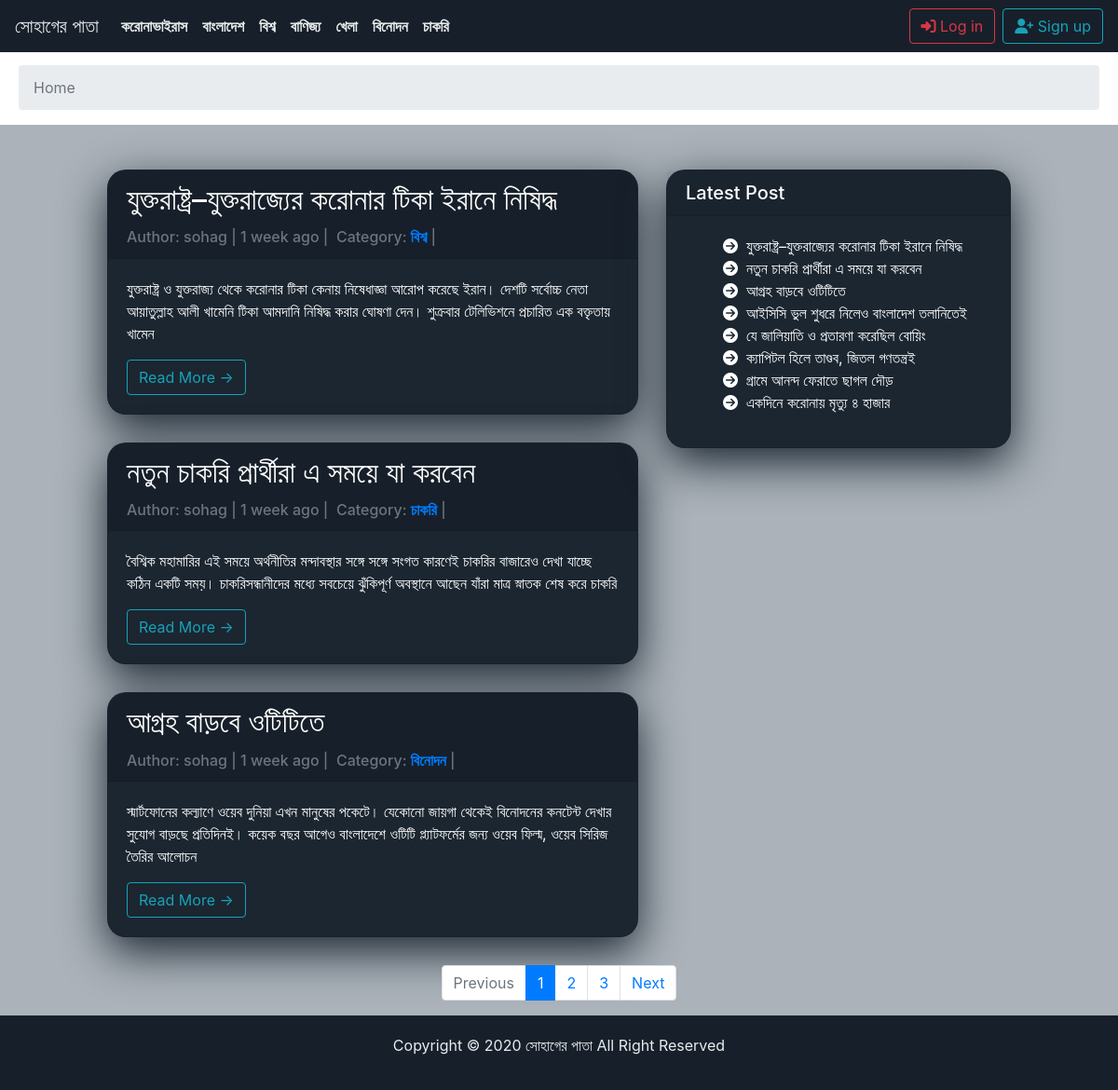
/, run on an earlier commit of the app's database.
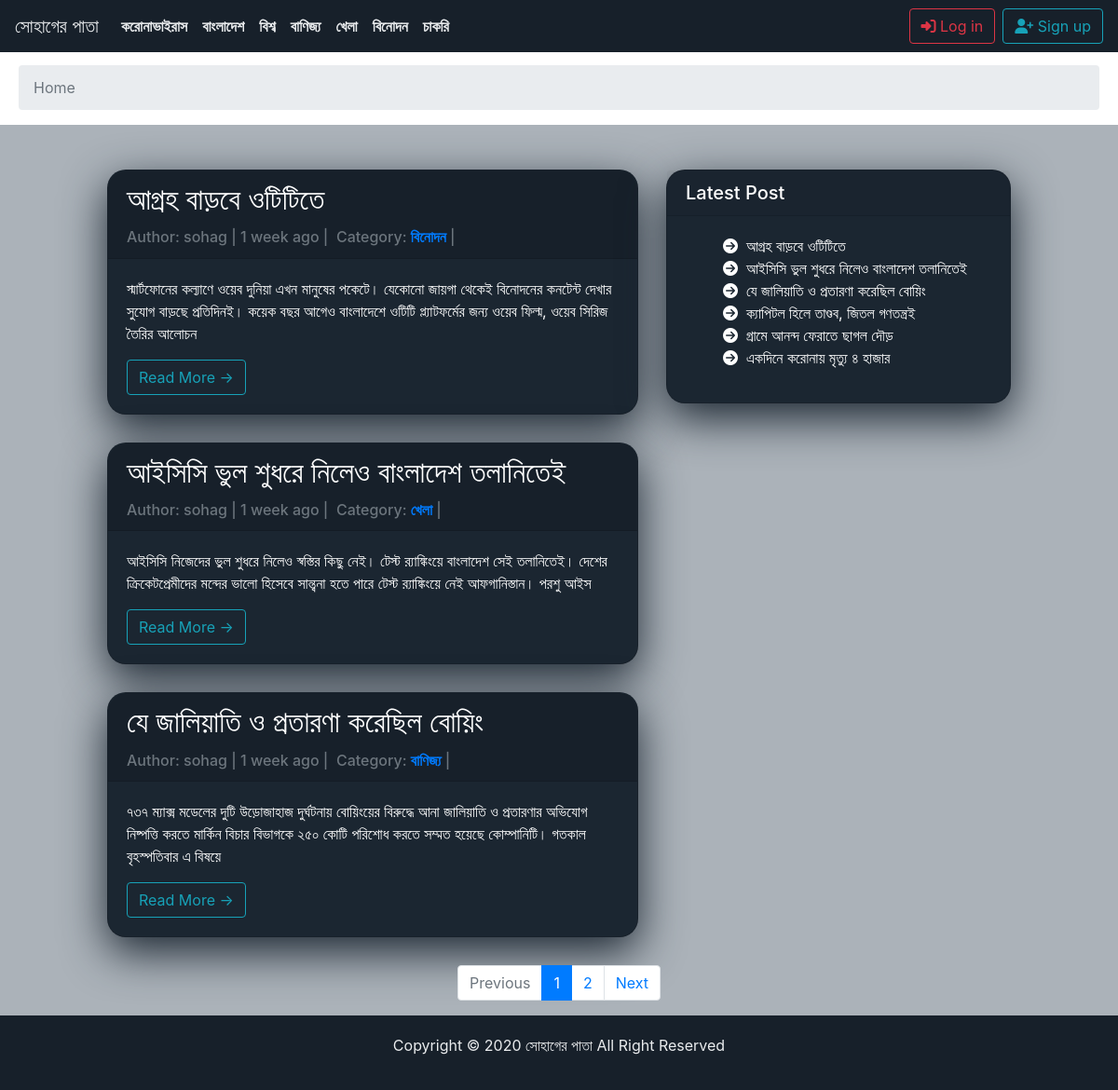
And on a later commit of the database.
### blog/models.py (models this page shows, shortened)
class Category(models.Model):
    category = models.CharField(max_length=30, unique=True)
    def __str__(self):
        return self.category

class Post(models.Model):
    title = models.CharField(max_length=200, unique=True)
    author = models.ForeignKey(User, on_delete=models.CASCADE)
    updated_on = models.DateTimeField(auto_now=True)
    description = models.TextField()
    created_on = models.DateTimeField(auto_now_add=True)
    category = models.ForeignKey(Category, related_name='post', on_delete=models.CASCADE)
    status = models.IntegerField(choices=STATUS, default=0)
    class Meta:
        ordering = ['-created_on']

### blog/views.py (the view)
# urls.py: path('', views.list_post, name='home'),
def list_post(request):
    object_list = {}
    category = {}
    category = Category.objects.all()
    object_list = Post.objects.all()
    if request.user.is_authenticated:
        user_extra = ExtraUserInfo.objects.filter(user_info=request.user)
    else:
        user_extra = 'Guest user'
    paginator = Paginator(object_list, 3)
    page = request.GET.get('page')
    try:
        post_list = paginator.page(page)
    except PageNotAnInteger:
        post_list = paginator.page(1)
    except EmptyPage:
        post_list = paginator.page(paginator.num_pages)
    context = {
        'page': page,
        'post_list': post_list,
        'object_list': object_list,
        'category': category,
        'user_extra': user_extra
    }
    return render(request, 'blog/home.html', context)

### templates/blog/home.html (shortened to what this page needs)
{% extends "base.html" %}
{% load humanize %}
{% block category %}
  {% for i in category %}
    <li class="nav-item text-black ">
      <a class="nav-link text-black font-weight-bold"
          href="{% url 'list_category' %}">
          {{ i.category }}
      </a>
    </li>
  {% endfor %}
{% endblock  %}
{% block content %}
<div class="container-fluid mainContent">
  <div class="row">
    <div class="col-md-1 col-xl-1"></div>
    <div class="col-12 col-sm-8 col-md-6 col-xl-6">
      <br>
      <br>
      {% for post in post_list %}
        <div class="card listPostCard shadow">
          <div class="card-header listPostCHeader">
            <h2 class="card-title">{{ post.title }}</h2>
            <p class="card-text text-muted h6">
              Author:&nbsp;{{ post.author }} | {{ post.created_on |naturaltime}}&nbsp;|
              &nbsp;Category:&nbsp;<a href="{% url 'list_category' %}"><b>{{ post.category}}</b></a> |
            </p>
          </div>
          <div class="card-body">
            <p class="card-text">{{post.description|slice:":200" }}</p>
            <a href="{% url 'detail_post' id=post.id %}" class="btn btn-outline-info">Read More &rarr;</a>
          </div>
        </div>
      {% endfor %}
    </div>
    <div class="col-12 col-sm-4 col-md-4 col-xl-4">
      <br>
      <br>
      <div class="card listSidebarCard">
        <h5 class="card-header">Latest Post</h5>
        <div class="card-body">
          <ul>
            {% for postItem in object_list %}
              <li class="card-text list-unstyled">
                <a class="latestPost" href="{% url 'detail_post' id=postItem.id %}">
                  <i class="fa fa-arrow-circle-right" aria-hidden="true"></i>&nbsp;
                  {{ postItem.title }}
                </a>
              </li>
            {% endfor %}
          </ul>
        </div>
      </div>
    </div>
  </div>
  <div class="row">
    <div class="col-lg-12">
      {% if post_list.has_other_pages %}
        <nav aria-label="Page navigation example">
          <ul class="pagination justify-content-center pagination-md">
            {% if post_list.has_previous %}
              <li class="page-item">
                <a class="page-link" href="?page={{ post_list.previous_page_number }}" tabindex="-1">Previous</a>
              </li>
              {% else %}
                  <li class="page-item disabled"><span class="page-link">Previous</span></li>
            {% endif %}
            {% for i in post_list.paginator.page_range %}
                {% if post_list.number == i %}
                  <li class="page-item active"><span class="page-link">{{ i }} <span class="sr-only">(current)</span></span></li>
                {% else %}
                  <li class="page-item"><a class="page-link" href="?page={{ i }}">{{ i }}</a></li>
                {% endif %}
            {% endfor %}
            {% if post_list.has_next %}
              <li class="page-item">
                <a class="page-link" href="?page={{ post_list.next_page_number }}">Next</a>
              </li>
              {% else %}
                  <li class="page-item disabled"><span class="page-link">Next</span></li>
            {% endif %}
          </ul>
        </nav>
        {% endif %}
    </div>
  </div>
</div>
{% endblock %}

What changed in the data, as far as the page shows it:
removed Post: title "যুক্তরাষ্ট্র–যুক্তরাজ্যের করোনার টিকা ইরানে নিষিদ্ধ", author "sohag", created_on "1 week ago", category "বিশ্ব", description "যুক্তরাষ্ট্র ও যুক্তরাজ্য থেকে করোনার টিকা কেনায় নিষেধাজ্ঞা আরোপ করেছে ইরান। দেশটি সর্বোচ্চ নেতা আয়াতুল্লাহ আলী খামেনি টিকা আমদানি নিষিদ্ধ করার ঘোষণা দেন। শুক্রবার টেলিভিশনে প্রচারিত এক বক্তৃতায় খামেন"
removed Post: title "নতুন চাকরি প্রার্থীরা এ সময়ে যা করবেন", author "sohag", created_on "1 week ago", category "চাকরি", description "বৈশ্বিক মহামারির এই সময়ে অর্থনীতির মন্দাবস্থার সঙ্গে সঙ্গে সংগত কারণেই চাকরির বাজারেও দেখা যাচ্ছে কঠিন একটি সময়। চাকরিসন্ধানীদের মধ্যে সবচেয়ে ঝুঁকিপূর্ণ অবস্থানে আছেন যাঁরা মাত্র স্নাতক শেষ করে চাকরি"
now on one of the page's lists (row unchanged): Post: title "আইসিসি ভুল শুধরে নিলেও বাংলাদেশ তলানিতেই", author "sohag", created_on "1 week ago", category "খেলা", description "আইসিসি নিজেদের ভুল শুধরে নিলেও স্বস্তির কিছু নেই। টেস্ট র‌্যাঙ্কিংয়ে বাংলাদেশ সেই তলানিতেই। দেশের ক্রিকেটপ্রেমীদের মন্দের ভালো হিসেবে সান্ত্বনা হতে পারে টেস্ট র‌্যাঙ্কিংয়ে নেই আফগানিস্তান। পরশু আইস"
now on one of the page's lists (row unchanged): Post: title "যে জালিয়াতি ও প্রতারণা করেছিল বোয়িং", author "sohag", created_on "1 week ago", category "বাণিজ্য", description "৭৩৭ ম্যাক্স মডেলের দুটি উড়োজাহাজ দুর্ঘটনায় বোয়িংয়ের বিরুদ্ধে আনা জালিয়াতি ও প্রতারণার অভিযোগ নিষ্পত্তি করতে মার্কিন বিচার বিভাগকে ২৫০ কোটি পরিশোধ করতে সম্মত হয়েছে কোম্পানিটি। গতকাল বৃহস্পতিবার এ বিষয়ে"
Also different on the page:
list line gone: "3"
